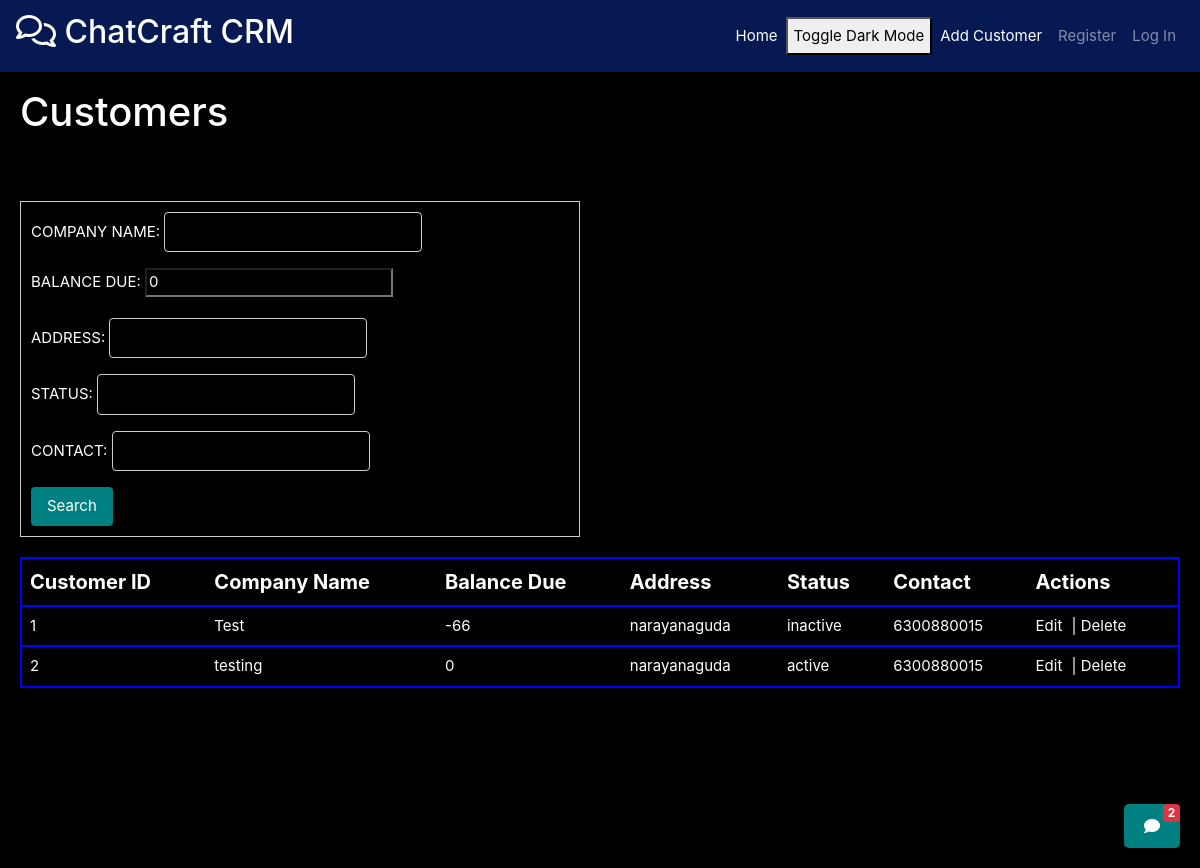
/customers/get/, run on the app's committed database.
### customers/models.py (models this page shows, shortened)
class Customer(models.Model):
    CUSTOMER_ID=models.AutoField(primary_key=True)
    COMPANY_NAME=models.CharField(max_length=35,unique=True)
    BALANCE_DUE=models.IntegerField(default=0,blank=True,null=True)
    ADDRESS = models.CharField(max_length=35,null=True,blank=True)
    STATUS = models.CharField(max_length=35,null=True,blank=True)
    CONTACT = models.CharField(max_length=10,null=True,blank=True)

### customers/views.py (the view)
# urls.py: path('get/', views.getCustomer),
def getCustomer(request : HttpRequest):
    data = request.GET
    customers = Customer.objects.all()
    filter_fields =["COMPANY_NAME", "BALANCE_DUE", "ADDRESS", "STATUS", "CONTACT"]
    for field in filter_fields:
        param_value = data.get(field)
        if param_value:
            customers = customers.filter(**{field: param_value})
    customer_list = []
    for customer in customers:
        customer_details = {
            "CUSTOMER_ID":customer.CUSTOMER_ID,
            "COMPANY_NAME": customer.COMPANY_NAME,
            "BALANCE_DUE": customer.BALANCE_DUE,
            "ADDRESS": customer.ADDRESS,
            "STATUS": customer.STATUS,
            "CONTACT" : customer.CONTACT,
        }
        customer_list.append(customer_details)
    customer_data = json.dumps(customer_list, indent=4)
    return render(request, 'Customers/display_customers.html', {'customers':customers,'form':CustomerForm})

### customers/templates/Customers/display_customers.html (shortened to what this page needs)
{% extends 'base.html' %}
{% block extra_nav %}
<li class="nav-item">
    <a class="nav-link" href="/customers/add/" style="color: white;">Add Customer</a>
</li>
{% endblock %}
{% block content %}
<h1 class="page-title">Customers</h1>
<br><br>
<form method="get" novalidate style="width: 560px;">
    {{ form.as_p }}
    <button type="submit">Search</button>
</form>
<table class="custom-table">
    <thead>
        <tr class="table-header">
            <th>Customer ID</th>
            <th>Company Name</th>
            <th>Balance Due</th>
            <th>Address</th>
            <th>Status</th>
            <th>Contact</th>
            <th>Actions</th>
        </tr>
    </thead>
    <tbody>
        {% for customer in customers %}
        <tr>
            <td>{{ customer.CUSTOMER_ID }}</td>
            <td>{{ customer.COMPANY_NAME }}</td>
            <td>{{ customer.BALANCE_DUE }}</td>
            <td>{{ customer.ADDRESS }}</td>
            <td>{{ customer.STATUS }}</td>
            <td>{{ customer.CONTACT }}</td>
            <td>
                <a href="/customers/edit/{{ customer.CUSTOMER_ID }}/" class="action-link">Edit</a> |
                <a href="/customers/delete/{{ customer.CUSTOMER_ID }}/" class="action-link">Delete</a>
            </td>
        </tr>
        {% endfor %}
    </tbody>
</table>
{% endblock %}

### templates/base.html (style rules this page uses)
body { background-repeat: no-repeat; background-attachment: fixed; background-size: cover; }
body { font-size: 15px; }
.custom-table { border-collapse: collapse; width: 100%; border: 1px solid #ccc; margin-top: 20px; overflow-y: auto; }
.custom-table th, .custom-table td { text-align: left; padding: 8px; }
.table-header { background-color: teal; color: white; }
.custom-table tr:nth-child(even) { background-color: #f2f2f2; }
.action-link { text-decoration: none; color: #007bff; margin-right: 5px; }
form { margin-top: 20px; padding: 10px; border: 1px solid #ccc; background-color: #f8f8f8; width: 50%; }
form input[type="text"] { padding: 8px; margin-right: 10px; border: 1px solid #ccc; border-radius: 4px; }
form button[type="submit"] { padding: 8px 16px; background-color: teal; border: none; color: white; border-radius: 4px; cursor: pointer; }
h1 { flex: 1; margin: 0; position: relative; }
.grid-container * { color: white; background-color: black; }
table tr { border: 2px solid blue; }
.table-header { font-size: 20px; }

### data on the page
Customer: CUSTOMER_ID "1", COMPANY_NAME "Test", BALANCE_DUE "-66", ADDRESS "narayanaguda", STATUS "inactive", CONTACT "6300880015"
Customer: CUSTOMER_ID "2", COMPANY_NAME "testing", BALANCE_DUE "0", ADDRESS "narayanaguda", STATUS "active", CONTACT "6300880015"
